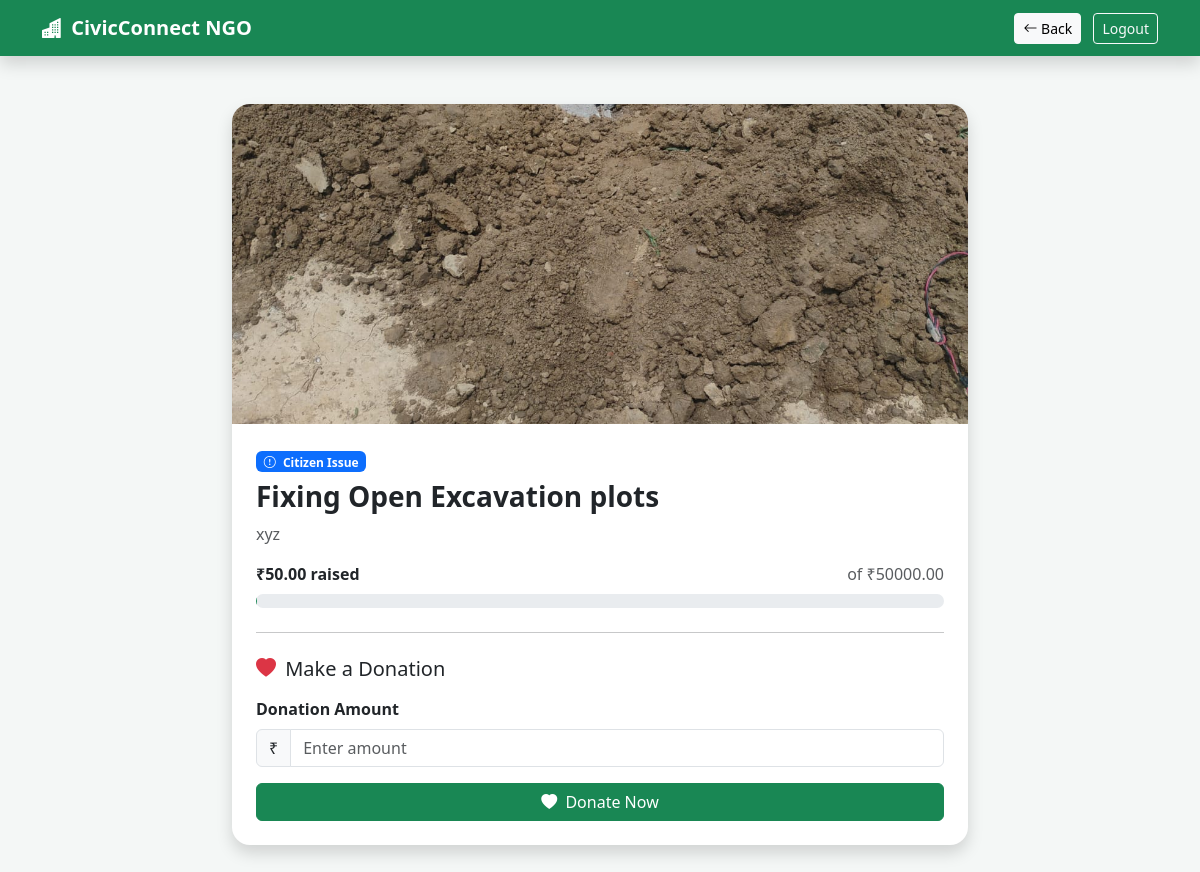
Screenshot of /fundraiser_details/1 (signed in) with the database file from the repository.
### app.py (models this page shows)
class Fundraiser(db.Model):
    id = db.Column(db.Integer, primary_key=True)
    title = db.Column(db.String(150), nullable=False)
    description = db.Column(db.Text, nullable=False)
    target_amount = db.Column(db.Float, nullable=False)
    collected_amount = db.Column(
        db.Float,
        default=0.0
    )
    image = db.Column(
        db.String(200),
        nullable=True
    )
    campaign_type = db.Column(
        db.String(50),
        nullable=False
    )
    ngo_id = db.Column(
        db.Integer,
        db.ForeignKey("user.id"),
        nullable=False
    )
    complaint_id = db.Column(
        db.Integer,
        db.ForeignKey("complaint.id"),
        nullable=True
    )
    created_at = db.Column(
        db.DateTime,
        default=datetime.utcnow
    )

### app.py (the view)
@app.route("/fundraiser_details/<int:fundraiser_id>")
def fundraiser_details(fundraiser_id):
    if "logged_in" not in session:
        return redirect(url_for("landing"))
    fundraiser = Fundraiser.query.get_or_404(fundraiser_id)
    return render_template(
        "ngo/fundraiser_details.html",
        fundraiser=fundraiser,
        username=session.get("username")
    )

### templates/ngo/fundraiser_details.html (shortened to what this page needs)
<!DOCTYPE html>
<html lang="en">
<head>
    <link href="https://cdn.jsdelivr.net/npm/bootstrap@5.3.3/dist/css/bootstrap.min.css"
          rel="stylesheet">
    <link href="https://cdn.jsdelivr.net/npm/bootstrap-icons@1.11.3/font/bootstrap-icons.css"
          rel="stylesheet">
</head>
<body>
<nav class="navbar navbar-expand-lg navbar-dark shadow">
    <div class="container">
        <a class="navbar-brand fw-bold"
           href="{{ url_for('dashboard') }}">
            <i class="bi bi-buildings-fill me-1"></i>
            CivicConnect NGO
        </a>
        <div>
            <a
                href="{{ url_for('fundraisers') }}"
                class="btn btn-light btn-sm me-2">
                <i class="bi bi-arrow-left"></i>
                Back
            </a>
            <a
                href="{{ url_for('logout') }}"
                class="btn btn-outline-light btn-sm">
                Logout
            </a>
        </div>
    </div>
</nav>
<div class="container py-5">
    <div class="row justify-content-center">
        <div class="col-lg-8">
            <div class="card shadow">
                {% if fundraiser.image %}
                <img
                    src="{{ url_for('static', filename='uploads/' + fundraiser.image) }}"
                    class="fund-image">
                {% else %}
                <div class="fund-image bg-success text-white d-flex align-items-center justify-content-center">
                    <i class="bi bi-heart-fill" style="font-size:90px;"></i>
                </div>
                {% endif %}
                <div class="card-body p-4">
                    {% if fundraiser.campaign_type == "Citizen Issue" %}
                    <span class="badge bg-primary mb-2">
                        <i class="bi bi-exclamation-circle me-1"></i>
                        Citizen Issue
                    </span>
                    {% else %}
                    <span class="badge bg-success mb-2">
                        NGO Campaign
                    </span>
                    {% endif %}
                    <h3 class="fw-bold">
                        {{ fundraiser.title }}
                    </h3>
                    <p class="text-muted">
                        {{ fundraiser.description }}
                    </p>
                    <div class="d-flex justify-content-between mb-2">
                        <span class="fw-bold">
                            ₹{{ "%.2f"|format(fundraiser.collected_amount) }} raised
                        </span>
                        <span class="text-muted">
                            of ₹{{ "%.2f"|format(fundraiser.target_amount) }}
                        </span>
                    </div>
                    <div class="progress mb-4">
                    </div>
                    <hr>
                    <h5 class="mt-4 mb-3">
                        <i class="bi bi-heart-fill text-danger me-1"></i>
                        Make a Donation
                    </h5>
                    <form
                        method="POST"
                        action="{{ url_for('donate', fundraiser_id=fundraiser.id) }}">
                        <label class="form-label fw-semibold">
                            Donation Amount
                        </label>
                        <div class="input-group mb-3">
                            <span class="input-group-text">
                                ₹
                            </span>
                            <input
                                type="number"
                                name="amount"
                                class="form-control"
                                min="1"
                                step="1"
                                placeholder="Enter amount"
                                required>
                        </div>
                        <button
                            type="submit"
                            class="btn btn-success w-100">
                            <i class="bi bi-heart-fill me-1"></i>
                            Donate Now
                        </button>
                    </form>
                </div>
            </div>
        </div>
    </div>
</div>
</body>
</html>

### templates/ngo/fundraiser_details.html (style rules this page uses)
body { background: #f4f7f6; }
.navbar { background: #198754; }
.fund-image { height: 320px; width: 100%; object-fit: cover; border-radius: 18px 18px 0 0; }
.card { border: none; border-radius: 18px; }
.progress { height: 14px; border-radius: 20px; }

### rows the page displays
Fundraiser: image (picture), title "Fixing Open Excavation plots", description "xyz", collected_amount "50.00", target_amount "50000.00"
